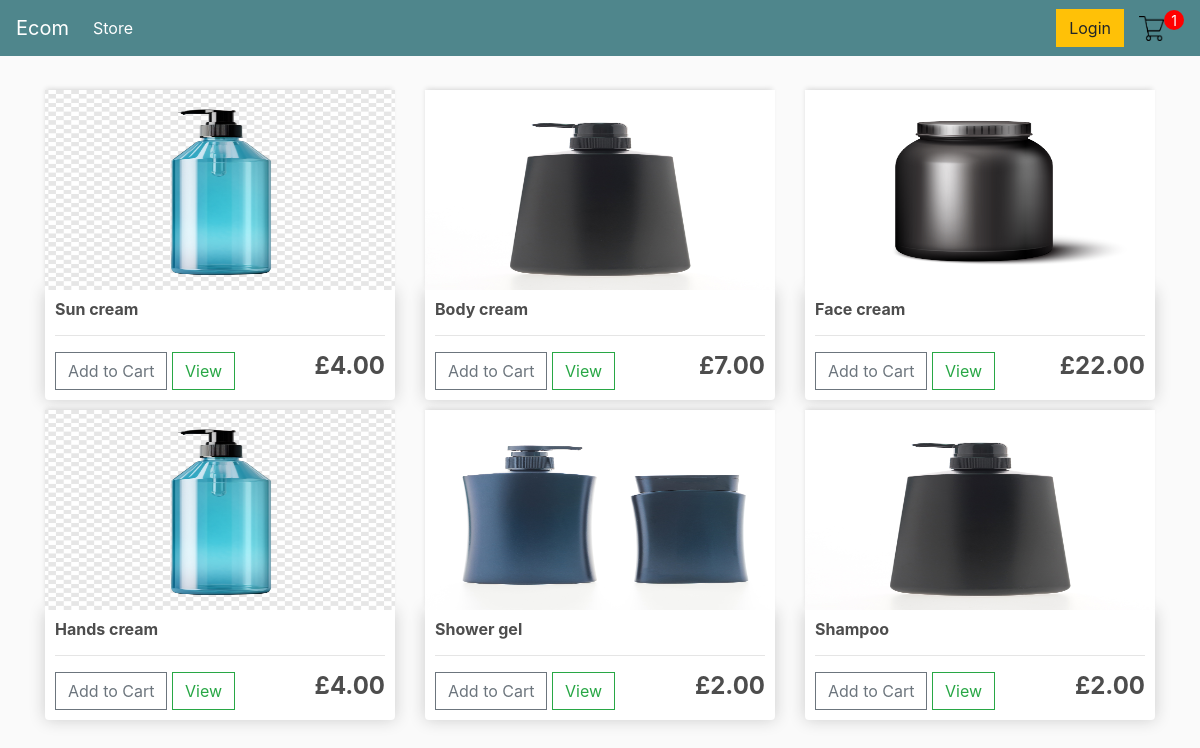
The app's page / (signed in) with its own data.
### store/models.py (models this page shows, shortened)
class Product(models.Model):
    name = models.CharField(max_length=200, null=True)
    price = models.FloatField()
    digital = models.BooleanField(default=False, null=True, blank=False)
    image = models.ImageField(null=True, blank=True)

### store/views.py (the view)
# urls.py: path('', include('store.urls')),
def store(request):
    if request.user.is_authenticated:
        customer = request.user.customer
        order, created = Order.objects.get_or_create(customer=customer, complete=False)
        items = order.orderitem_set.all()
        cartItems = order.get_cart_items
    else:
        items = []
        order = {'get_cart_total':0, 'get_cart_items':0, 'shipping':False}
        cartItems = order['get_cart_items']
    products = Product.objects.all()
    context = {'products':products, 'cartItems':cartItems}
    return render(request, 'store/store.html', context)

### store/models.py (called while the page is built)
    @property
    def get_cart_items(self):
        orderitems = self.orderitem_set.all()
        total = sum([item.quantity for item in orderitems])
        return total

### store/templates/store/store.html
{% extends 'store/main.html' %}
{% load static %}
{% block content %}
	<div class="row">
		{% for product in products %}
		<div class="col-lg-4">
			<img class="thumbnail" src="{{product.image.url}}">
			<div class="box-element product">
				<h6><strong>{{product.name}}</strong></h6>
				<hr>
				<button data-product="{{product.id}}" data-action="add" class="btn btn-outline-secondary add-btn update-cart">Add to Cart</button>
				<a class="btn btn-outline-success" href="#">View</a>
				<h4 style="display: inline-block; float: right"><strong>£{{product.price|floatformat:2}}</strong></h4>
			</div>
		</div>
        {% endfor %}
	</div>
{% endblock content %}

### static/css/main.css (style rules this page uses)
body { background-color: hsl(0, 0%, 98%); }
h1,h2,h3,h4,h5,h6 { color:hsl(0, 0%, 30%); }
.box-element { box-shadow:hsl(0, 0%, 80%) 0 0 16px; background-color: #fff; border-radius: 4px; padding: 10px; }
.thumbnail { width: 100%; height: 200px; -webkit-box-shadow: -1px -3px 5px -2px rgba(214,214,214,1); -moz-box-shadow: -1px -3px 5px -2px rgba(214,214,214,1); box-shadow: -1px -3px 5px -2px rgba(214,214,214,1); }
.product { border-radius: 0 0 4px 4px; }
.col-lg-4, .col-lg-6, .col-lg-8, .col-lg-12 { margin-top: 10px; }
.btn { border-radius: 0; }

### records on screen
Product: image (picture), name "Sun cream", price "4.00"
Product: image (picture), name "Body cream", price "7.00"
Product: image (picture), name "Face cream", price "22.00"
Product: image (picture), name "Hands cream", price "4.00"
Product: image (placeholder picture), name "Shower gel", price "2.00"
Product: image (picture), name "Shampoo", price "2.00"

### other values on screen
{{ cartItems }} "1"
